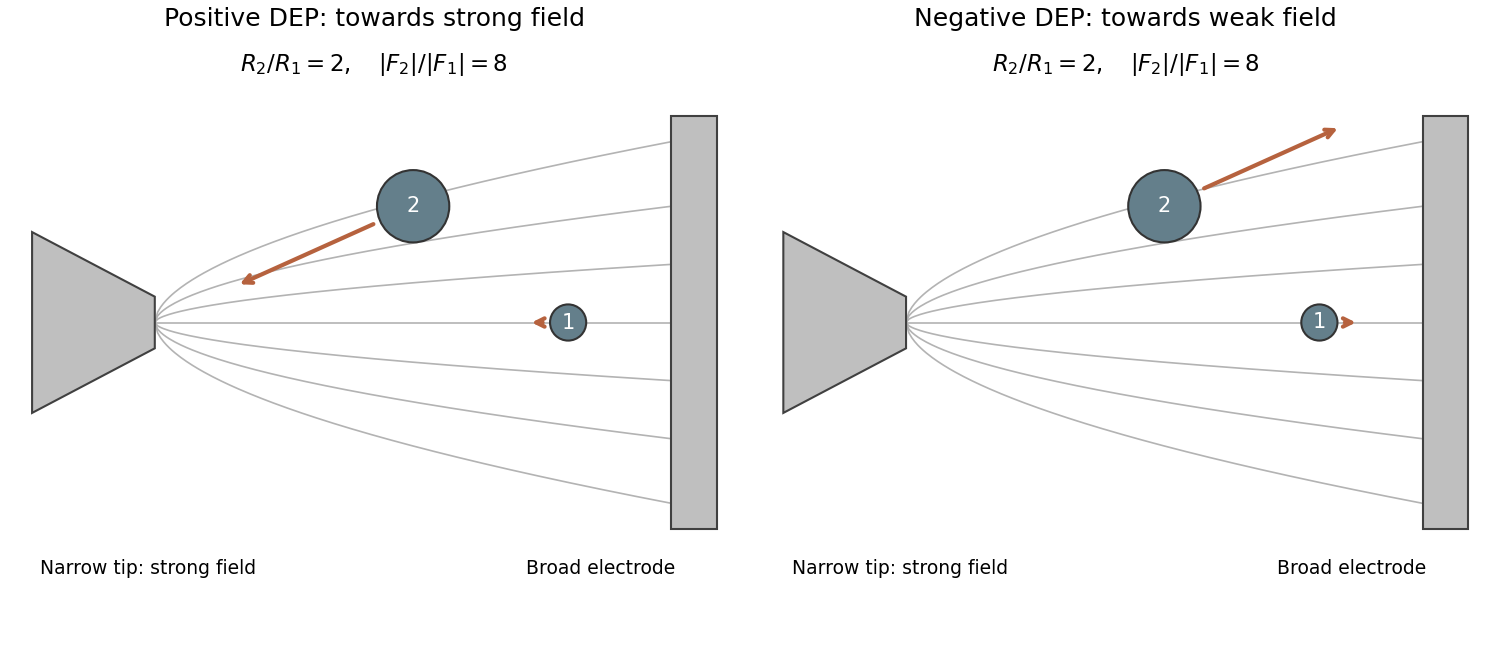

Python code for this plot:
"""Original qualitative DEP schematic; Python 3.14/numpy/matplotlib.

Not a solved electric boundary-value problem. Force directions indicate the
high-field tip region; equal-gradient force magnitudes have ratio 8.
Output: PNG basename in the current working directory.
"""
import matplotlib
matplotlib.use('Agg')
import matplotlib.pyplot as plt
from matplotlib.patches import Polygon,Rectangle,Circle
import numpy as np

fig,axes=plt.subplots(1,2,figsize=(10,4.3),layout='constrained')
fig.patch.set_facecolor('white')
for ax,sign,title in zip(axes,[1,-1],['Positive DEP: towards strong field','Negative DEP: towards weak field']):
    ax.add_patch(Polygon([(-.7,-.7),(.25,-.2),(.25,.2),(-.7,.7)],facecolor='.75',edgecolor='.25'))
    ax.add_patch(Rectangle((4.25,-1.6),.35,3.2,facecolor='.75',edgecolor='.25'))
    xx=np.linspace(.25,4.25,180)
    for yy in [-1.4,-.9,-.45,0,.45,.9,1.4]:
        curve=yy*((xx-.25)/4)**.55
        ax.plot(xx,curve,color='.7',lw=.8,zorder=0)
    for pos,r,label,length in [(np.array([3.45,0]),.14,'1',.15),
                                (np.array([2.25,.9]),.28,'2',1.2)]:
        ax.add_patch(Circle(pos,r,facecolor='#647f8b',edgecolor='.2'))
        ax.text(*pos,label,color='white',ha='center',va='center',fontsize=10)
        direction=sign*(np.array([.25,0])-pos)
        direction=direction/np.linalg.norm(direction)
        start=pos+direction*(r+.025)
        end=start+direction*length
        ax.annotate('',end,start,arrowprops={'arrowstyle':'->','lw':2,'color':'#b6623e'})
    ax.text(.2,-1.95,'Narrow tip: strong field',fontsize=9,ha='center')
    ax.text(3.7,-1.95,'Broad electrode',fontsize=9,ha='center')
    ax.text(1.95,1.95,r'$R_2/R_1=2,\quad |F_2|/|F_1|=8$',ha='center',fontsize=11)
    ax.set(xlim=(-.9,4.8),ylim=(-2.2,2.2),aspect='equal',title=title)
    ax.axis('off')
fig.savefig('paper-2-dielectrophoresis.png',dpi=150,facecolor='white')
plt.close(fig)
